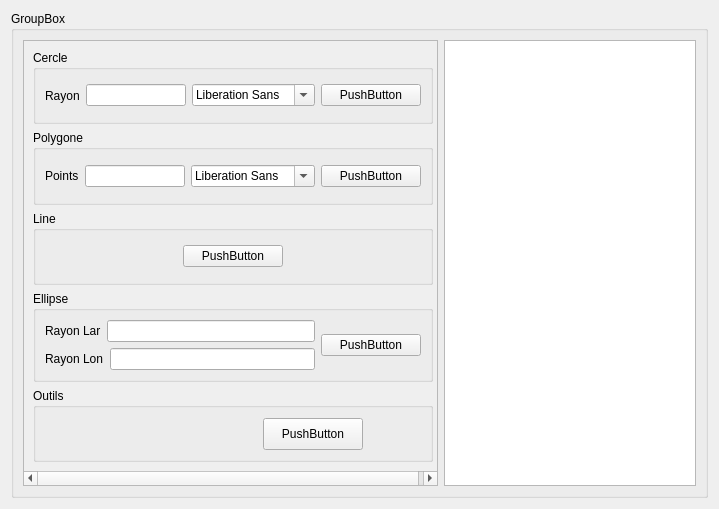
<?xml version="1.0" encoding="UTF-8"?>
<ui version="4.0">
 <class>ClientGui</class>
 <widget class="QWidget" name="ClientGui">
  <property name="geometry">
   <rect>
    <x>0</x>
    <y>0</y>
    <width>719</width>
    <height>509</height>
   </rect>
  </property>
  <property name="windowTitle">
   <string>Form</string>
  </property>
  <layout class="QHBoxLayout" name="horizontalLayout">
   <item>
    <widget class="QGroupBox" name="groupBox">
     <property name="title">
      <string>GroupBox</string>
     </property>
     <layout class="QHBoxLayout" name="horizontalLayout_6">
      <item>
       <widget class="QScrollArea" name="scrollArea">
        <property name="minimumSize">
         <size>
          <width>400</width>
          <height>0</height>
         </size>
        </property>
        <property name="maximumSize">
         <size>
          <width>500</width>
          <height>16777215</height>
         </size>
        </property>
        <property name="widgetResizable">
         <bool>true</bool>
        </property>
        <widget class="QWidget" name="scrollAreaWidgetContents">
         <property name="geometry">
          <rect>
           <x>0</x>
           <y>0</y>
           <width>424</width>
           <height>447</height>
          </rect>
         </property>
         <layout class="QVBoxLayout" name="verticalLayout_2">
          <item>
           <widget class="QGroupBox" name="groupBoxCircle">
            <property name="minimumSize">
             <size>
              <width>400</width>
              <height>0</height>
             </size>
            </property>
            <property name="maximumSize">
             <size>
              <width>400</width>
              <height>16777215</height>
             </size>
            </property>
            <property name="title">
             <string>Cercle</string>
            </property>
            <layout class="QHBoxLayout" name="horizontalLayout_2">
             <item>
              <widget class="QLabel" name="labelRayon">
               <property name="text">
                <string>Rayon</string>
               </property>
              </widget>
             </item>
             <item>
              <widget class="QLineEdit" name="lineEditRayonCircle">
               <property name="minimumSize">
                <size>
                 <width>100</width>
                 <height>0</height>
                </size>
               </property>
              </widget>
             </item>
             <item>
              <widget class="QFontComboBox" name="comboColorCircle">
               <property name="minimumSize">
                <size>
                 <width>100</width>
                 <height>0</height>
                </size>
               </property>
              </widget>
             </item>
             <item>
              <widget class="QPushButton" name="buttonCircle">
               <property name="minimumSize">
                <size>
                 <width>100</width>
                 <height>0</height>
                </size>
               </property>
               <property name="maximumSize">
                <size>
                 <width>100</width>
                 <height>16777215</height>
                </size>
               </property>
               <property name="text">
                <string>PushButton</string>
               </property>
              </widget>
             </item>
            </layout>
            <zorder>lineEditRayonCircle</zorder>
            <zorder>buttonCircle</zorder>
            <zorder>labelRayon</zorder>
            <zorder>comboColorCircle</zorder>
           </widget>
          </item>
          <item>
           <widget class="QGroupBox" name="groupBox_5">
            <property name="minimumSize">
             <size>
              <width>400</width>
              <height>0</height>
             </size>
            </property>
            <property name="maximumSize">
             <size>
              <width>300</width>
              <height>16777215</height>
             </size>
            </property>
            <property name="title">
             <string>Polygone</string>
            </property>
            <layout class="QHBoxLayout" name="horizontalLayout_3">
             <item>
              <widget class="QLabel" name="label_2">
               <property name="text">
                <string>Points</string>
               </property>
              </widget>
             </item>
             <item>
              <widget class="QLineEdit" name="lineEditRayonCircle_2">
               <property name="minimumSize">
                <size>
                 <width>100</width>
                 <height>0</height>
                </size>
               </property>
              </widget>
             </item>
             <item>
              <widget class="QFontComboBox" name="comboColorCircle_2">
               <property name="minimumSize">
                <size>
                 <width>100</width>
                 <height>0</height>
                </size>
               </property>
              </widget>
             </item>
             <item>
              <widget class="QPushButton" name="pushButton_2">
               <property name="minimumSize">
                <size>
                 <width>100</width>
                 <height>0</height>
                </size>
               </property>
               <property name="maximumSize">
                <size>
                 <width>100</width>
                 <height>16777215</height>
                </size>
               </property>
               <property name="text">
                <string>PushButton</string>
               </property>
              </widget>
             </item>
            </layout>
           </widget>
          </item>
          <item>
           <widget class="QGroupBox" name="groupBox_4">
            <property name="minimumSize">
             <size>
              <width>400</width>
              <height>0</height>
             </size>
            </property>
            <property name="maximumSize">
             <size>
              <width>300</width>
              <height>16777215</height>
             </size>
            </property>
            <property name="title">
             <string>Line</string>
            </property>
            <layout class="QHBoxLayout" name="horizontalLayout_4">
             <item>
              <widget class="QPushButton" name="pushButton_3">
               <property name="minimumSize">
                <size>
                 <width>100</width>
                 <height>0</height>
                </size>
               </property>
               <property name="maximumSize">
                <size>
                 <width>100</width>
                 <height>16777215</height>
                </size>
               </property>
               <property name="text">
                <string>PushButton</string>
               </property>
              </widget>
             </item>
            </layout>
           </widget>
          </item>
          <item>
           <widget class="QGroupBox" name="groupBoxEllipse">
            <property name="minimumSize">
             <size>
              <width>400</width>
              <height>0</height>
             </size>
            </property>
            <property name="maximumSize">
             <size>
              <width>300</width>
              <height>16777215</height>
             </size>
            </property>
            <property name="title">
             <string>Ellipse</string>
            </property>
            <layout class="QHBoxLayout" name="horizontalLayout_5">
             <item>
              <layout class="QVBoxLayout" name="verticalLayoutEllispse">
               <item>
                <layout class="QHBoxLayout" name="hLayoutRlar">
                 <item>
                  <widget class="QLabel" name="labelLar">
                   <property name="text">
                    <string>Rayon Lar</string>
                   </property>
                  </widget>
                 </item>
                 <item>
                  <widget class="QLineEdit" name="lineEditRlar"/>
                 </item>
                </layout>
               </item>
               <item>
                <layout class="QVBoxLayout" name="verticalLayout_4">
                 <item>
                  <layout class="QHBoxLayout" name="hLayoutRlon">
                   <item>
                    <widget class="QLabel" name="labelLon">
                     <property name="text">
                      <string>Rayon Lon</string>
                     </property>
                    </widget>
                   </item>
                   <item>
                    <widget class="QLineEdit" name="lineEditRlon"/>
                   </item>
                  </layout>
                 </item>
                </layout>
               </item>
              </layout>
             </item>
             <item>
              <widget class="QPushButton" name="buttonEllipse">
               <property name="minimumSize">
                <size>
                 <width>100</width>
                 <height>0</height>
                </size>
               </property>
               <property name="maximumSize">
                <size>
                 <width>100</width>
                 <height>16777215</height>
                </size>
               </property>
               <property name="text">
                <string>PushButton</string>
               </property>
              </widget>
             </item>
            </layout>
           </widget>
          </item>
          <item>
           <widget class="QGroupBox" name="groupBox_6">
            <property name="minimumSize">
             <size>
              <width>400</width>
              <height>0</height>
             </size>
            </property>
            <property name="maximumSize">
             <size>
              <width>300</width>
              <height>16777215</height>
             </size>
            </property>
            <property name="title">
             <string>Outils</string>
            </property>
            <widget class="QPushButton" name="pushButton_4">
             <property name="geometry">
              <rect>
               <x>230</x>
               <y>30</y>
               <width>100</width>
               <height>32</height>
              </rect>
             </property>
             <property name="minimumSize">
              <size>
               <width>100</width>
               <height>0</height>
              </size>
             </property>
             <property name="maximumSize">
              <size>
               <width>100</width>
               <height>16777215</height>
              </size>
             </property>
             <property name="text">
              <string>PushButton</string>
             </property>
            </widget>
            <widget class="QPushButton" name="pushButton_6">
             <property name="geometry">
              <rect>
               <x>-40</x>
               <y>200</y>
               <width>100</width>
               <height>32</height>
              </rect>
             </property>
             <property name="minimumSize">
              <size>
               <width>100</width>
               <height>0</height>
              </size>
             </property>
             <property name="maximumSize">
              <size>
               <width>100</width>
               <height>16777215</height>
              </size>
             </property>
             <property name="text">
              <string>PushButton</string>
             </property>
            </widget>
           </widget>
          </item>
         </layout>
        </widget>
       </widget>
      </item>
      <item>
       <widget class="QGraphicsView" name="graphicsView"/>
      </item>
     </layout>
    </widget>
   </item>
  </layout>
 </widget>
 <resources/>
 <connections/>
</ui>
